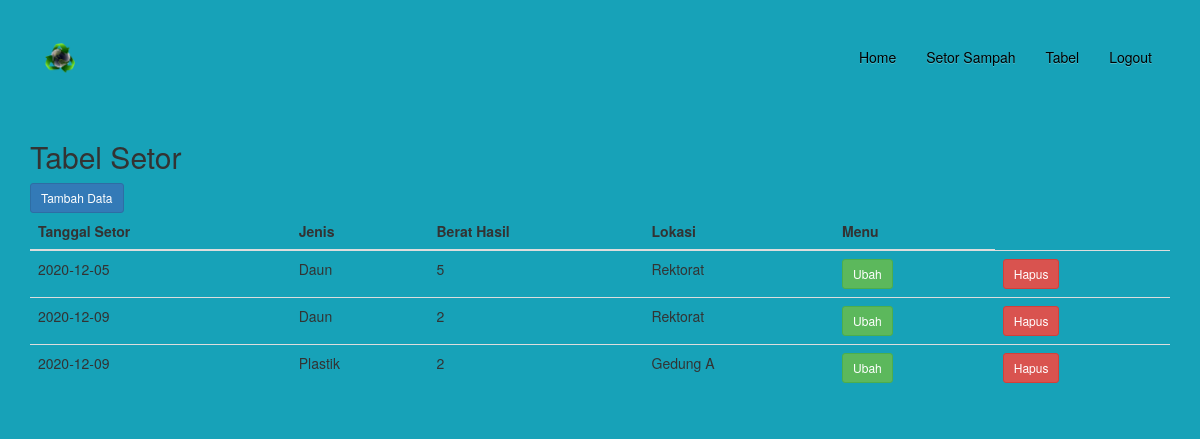
/admin/setor_sampah.php (signed in), run on the app's committed database.
### tables this page shows
CREATE TABLE `setor_sampah` (
  `id_setor` int(10) NOT NULL,
  `tgl_setor` date NOT NULL,
  `id_jenis` int(10) NOT NULL,
  `berat_hasil` int(10) NOT NULL,
  `id_lokasi` int(10) NOT NULL
);

CREATE TABLE `jenis_sampah` (
  `id_jenis` int(11) NOT NULL,
  `nama_jenis` varchar(20) NOT NULL,
  `id_kategori` int(11) NOT NULL
);

CREATE TABLE `lokasi` (
  `id_lokasi` int(11) NOT NULL,
  `nama_lokasi` varchar(10) NOT NULL
);

### admin/setor_sampah.php (the view, shortened to what this page needs)
<?php include 'template/headder.php'; ?>
<div class="container">
  <h2>Tabel Setor</h2>
  <button type="button" class="btn btn-primary btn-sm" data-toggle="modal" data-target="#myModal1">Tambah Data</button>
  <?php $conn = connect();
  $sql = "SELECT id_setor,tgl_setor,nama_jenis,berat_hasil,nama_lokasi FROM `setor_sampah` JOIN jenis_sampah,lokasi WHERE setor_sampah.id_jenis=jenis_sampah.id_jenis && setor_sampah.id_lokasi=lokasi.id_lokasi ORDER BY tgl_setor ASC";
  $result = mysqli_query($conn, $sql);
  $cek = mysqli_num_rows($result);
  if ($cek > 0) { ?>
    <table class="table">
      <thead>
        <tr>
          <th>Tanggal Setor</th>
          <th>Jenis</th>
          <th>Berat Hasil</th>
          <th>Lokasi</th>
          <th>Menu</th>
        </tr>
      </thead>
      <tbody>
        <?php while ($row = mysqli_fetch_assoc($result)) { ?>
          <tr>
            <td><?= $row['tgl_setor']; ?></td>
            <td><?= $row['nama_jenis']; ?></td>
            <td><?= $row['berat_hasil']; ?></td>
            <td><?= $row['nama_lokasi']; ?></td>
            <td>
              <button type="button" class="btn btn-success btn-sm editbtn">Ubah</button>
            </td>
            <td>
              <form action="hapus.php" method="POST">
                <button type="submit" class="btn btn-danger btn-sm" name="hapusSetor">Hapus</button>
              </form>
            </td>
          </tr>
        <?php }
        ?>
      </tbody>
    </table>
  <?php } ?>
</div>
<?php include 'template/footer.php'; ?>

### admin/template/headder.php (shortened to what this page needs)
<!DOCTYPE html>
<html lang="en">
<head>
  <link rel="stylesheet" href="https://maxcdn.bootstrapcdn.com/bootstrap/3.4.1/css/bootstrap.min.css">
  <link rel="stylesheet" href="../assets/css/styles.css">
</head>
<body>
  <nav class="navbar navbar-default navbar-static-top">
    <div class="container" id="navbar">
      <div class="navbar-header">
        <a href="#" class="navbar-brand navbar-link"><img src="../assets/img/recycle.png"></a>
      </div>
      <div class="collapse navbar-collapse" id="navcol-1">
        <ul class="nav navbar-nav navbar-right">
          <li role="presentation"><a href="index.php">Home</a></li>
          <li role="presentation"><a href="setor_sampah.php">Setor Sampah</a></li>
          <li role="presentation"><a href="tabel.php">Tabel</a></li>
          <li role="presentation"><a href="logout.php">Logout</a></li>
        </ul>
      </div>
    </div>
  </nav>

### assets/css/styles.css (style rules this page uses)
body { margin: 0px; background-color: #ebe9e9 padding: 0; background-color: #17a2b8; height: 100vh; }
a.navbar-brand.navbar-link { margin-top:7px; }
ul.nav.navbar-nav.navbar-right { margin-top:12px; margin-right:18px; }
.navbar-default .navbar-nav > li > a { color:#000000; }
.navbar-brand, a.navbar-link img { height: 100px; }
.navbar-brand, .navbar-nav > li > a { text-shadow:0 1px 0 rgba(255,255,255,.25); }
nav.navbar.navbar-default { height: 100px; background: none; box-shadow: none; border: none; padding-top: 25px; padding-left: 30px; padding-right: 75px; }
.navbar-header a.navbar-brand img { height: 30px; margin-top: -4px; }
.navbar-nav > li > a { padding-top: 10px; padding-bottom: 10px; }

### data on the page
setor_sampah: tgl_setor "2020-12-05", id_jenis.nama_jenis "Daun", berat_hasil "5", id_lokasi.nama_lokasi "Rektorat"
setor_sampah: tgl_setor "2020-12-09", id_jenis.nama_jenis "Daun", berat_hasil "2", id_lokasi.nama_lokasi "Rektorat"
setor_sampah: tgl_setor "2020-12-09", id_jenis.nama_jenis "Plastik", berat_hasil "2", id_lokasi.nama_lokasi "Gedung A"
